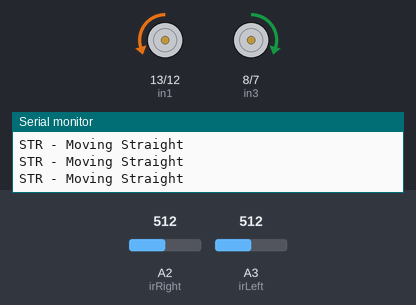
Bench run of a sketch on a simulated Arduino Uno, built with avr-gcc and run on an emulated ATmega328P. Parts: motor-driver pin pairs drawn as motors (green arrow = first pin HIGH = forward, orange = second pin HIGH = backward, longer = more drive, scaled by the enable pin), the last lines printed to the serial monitor. Inputs (shaded band) come from the test bench; at power-on: A2 (irRight) = 512, A3 (irLeft) = 512.

Above: at 1.2 s.
1.3 s: A2 (irRight) set to 415
4.3 s: A2 (irRight) set to 391
At 5.1 s:
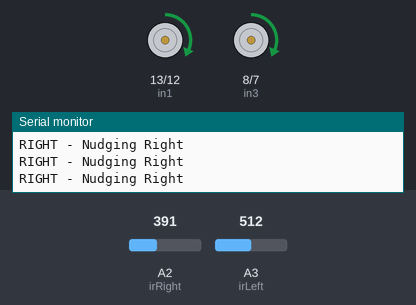
5.8 s: A3 (irLeft) set to 418
8.8 s: A3 (irLeft) set to 389
10.7 s: A2 (irRight) set to 410
At 12.2 s:
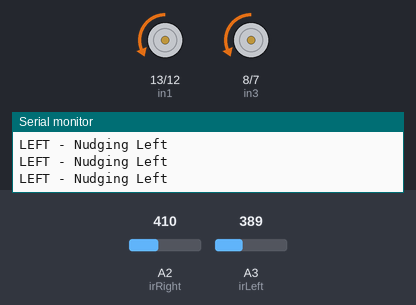
Timing chart, 0 to 13.2 s (numbered marks = the images above; inputs shaded):
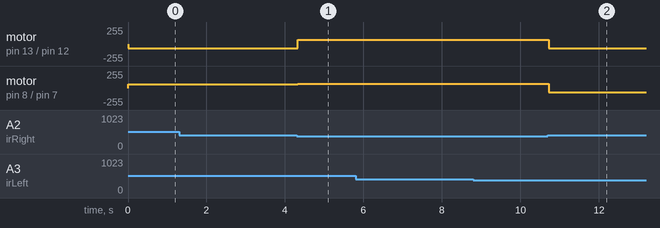

Measured:
- the behaviour switches between 400 and 399 on A2 (irRight) (found by bisection; images 0 and 1)
- after the input at 4.3 s, motor on pin 13 (in1) / pin 12 (in2): backward 60/255 → forward 65/255 at once; motor on pin 8 (in3) / pin 7 (in4): forward 60/255 → forward 65/255 at once
- after the input at 10.7 s, motor on pin 13 (in1) / pin 12 (in2), motor on pin 8 (in3) / pin 7 (in4): forward 65/255 → backward 65/255 at once

The sketch:

lineFollowing.ino
```cpp
// --- Motor Pins ---
#define enA 11
#define enB 6
#define in1 13
#define in2 12
#define in3 8
#define in4 7

// --- IR Pins ---
#define irLeft A3
#define irRight A2

// --- Constants ---
const int cruiseSpeed = 60;
const int turnSpeed = 65;
const int irThreshold = 400;   // Low = White Tape (<400)
const float driftS = 1;      // Your hardware drift correction

void setup() {
  pinMode(enA, OUTPUT); pinMode(enB, OUTPUT);
  pinMode(in1, OUTPUT); pinMode(in2, OUTPUT);
  pinMode(in3, OUTPUT); pinMode(in4, OUTPUT);

  pinMode(irLeft, INPUT);
  pinMode(irRight, INPUT);

  Serial.begin(9600);
  Serial.println("System Ready: Line Following Active");
}

void loop() {
  // Read sensors
  bool leftOnTape = (analogRead(irLeft) < irThreshold);
  bool rightOnTape = (analogRead(irRight) < irThreshold);

  if (!leftOnTape && !rightOnTape) {
    // 1. Both on dark floor: Move Straight
    Serial.println("STR - Moving Straight");
    moveStraight(cruiseSpeed);
  }
  else if (leftOnTape && !rightOnTape) {
    // 2. Left sensor hit tape: Nudge Left
    Serial.println("LEFT - Nudging Left");
    turnLeft(turnSpeed);
    delay(20); // Small fixed duration to clear the tape edge
  }
  else if (rightOnTape && !leftOnTape) {
    // 3. Right sensor hit tape: Nudge Right
    Serial.println("RIGHT - Nudging Right");
    turnRight(turnSpeed);
    delay(20);
  }
  else {
    // 4. Both on tape: Possible Intersection or Stop
    Serial.println("STOP - Both sensors on tape");
    turnRight(turnSpeed);
    delay(20); // Small fixed duration to clear the tape edge
  }
}

// --- Movement Functions ---

void moveStraight(int spd) {
  digitalWrite(in1, LOW);  digitalWrite(in2, HIGH);
  digitalWrite(in3, HIGH); digitalWrite(in4, LOW);
  analogWrite(enA, spd);
  analogWrite(enB, spd * driftS);
}

void turnRight(int spd) {
  // Point turn: Left wheel BACK, Right wheel FORWARD
  digitalWrite(in1, HIGH); digitalWrite(in2, LOW);
  digitalWrite(in3, HIGH); digitalWrite(in4, LOW);
  analogWrite(enA, spd);   analogWrite(enB, spd);
}

void turnLeft(int spd) {
  // Point turn: Left wheel FORWARD, Right wheel BACK
  digitalWrite(in1, LOW);  digitalWrite(in2, HIGH);
  digitalWrite(in3, LOW);  digitalWrite(in4, HIGH);
  analogWrite(enA, spd);   analogWrite(enB, spd);
}

void stopCar() {
  digitalWrite(in1, LOW); digitalWrite(in2, LOW);
  digitalWrite(in3, LOW); digitalWrite(in4, LOW);
  analogWrite(enA, 0);    analogWrite(enB, 0);
}
```
